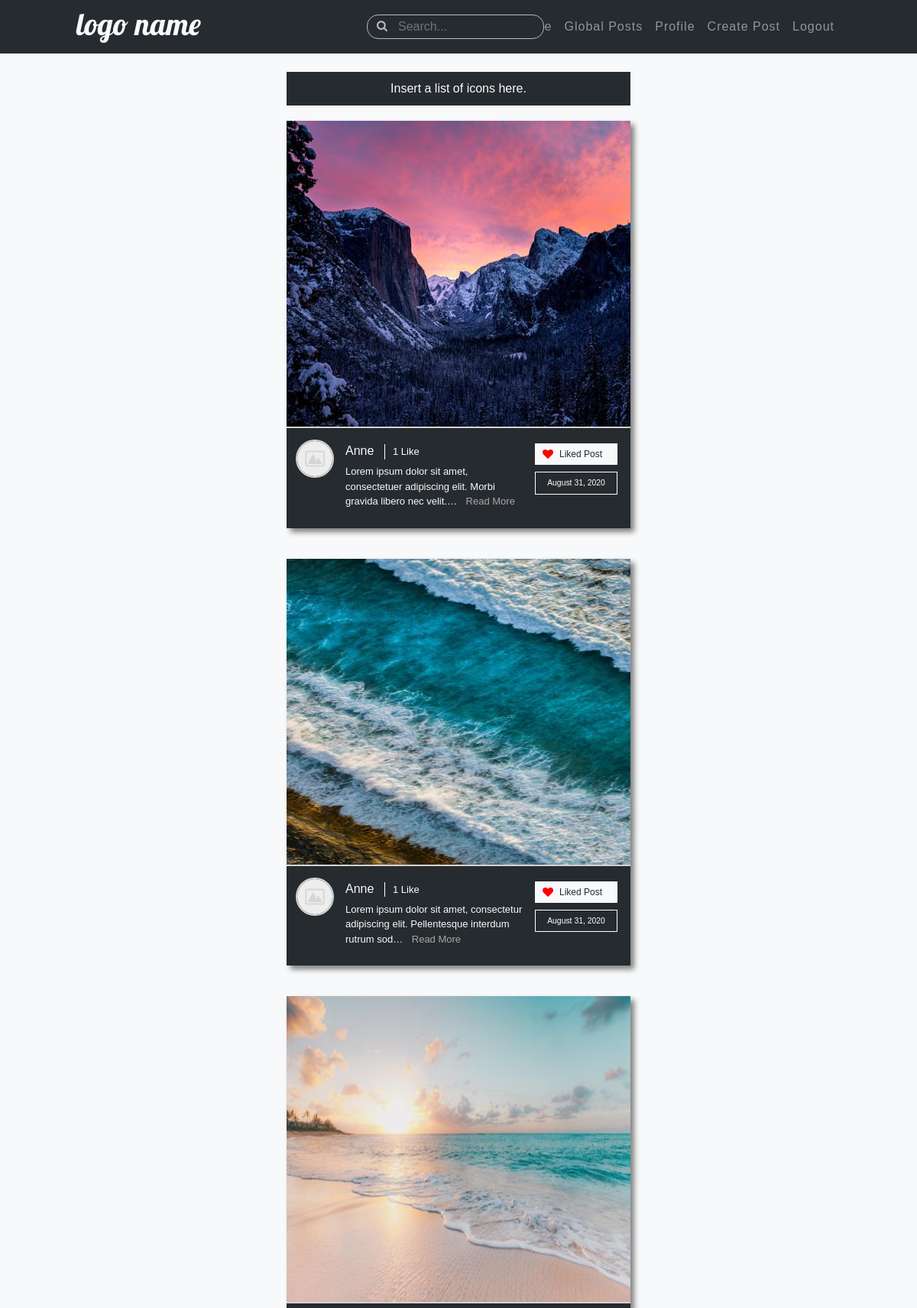
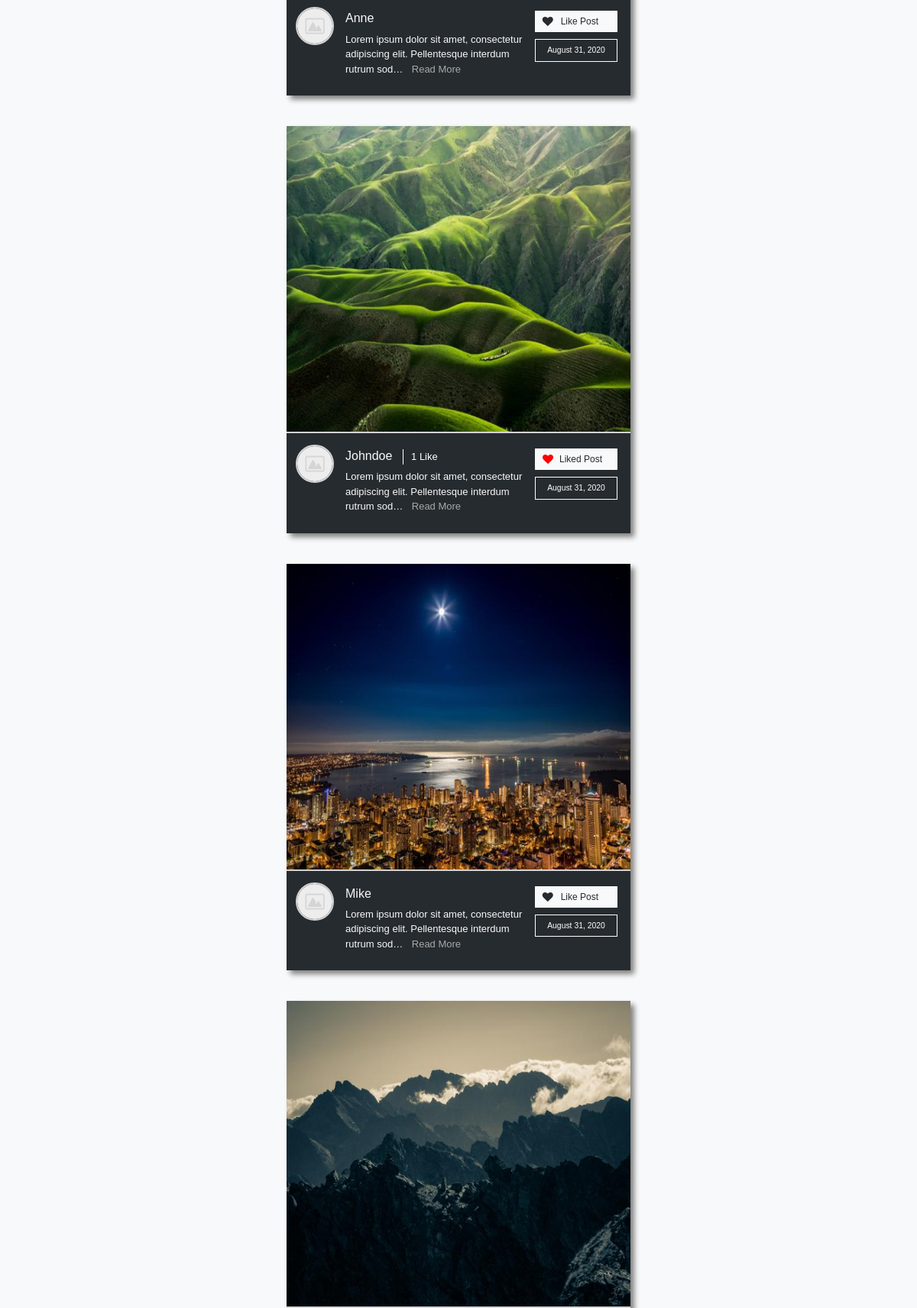
The app's page / (signed in, upper part) with its own data (2 pictures, top to bottom).
### photo_sharing/models.py (models this page shows, shortened)
class Post(models.Model):
    user = models.ForeignKey(User, on_delete=models.CASCADE)
    image = models.ImageField(upload_to='post-images')
    description = models.TextField()
    date_created = models.DateTimeField(auto_now_add=True)

### users/models.py (models this page shows, shortened)
class Profile(models.Model):
    user = models.OneToOneField(User, on_delete=models.CASCADE)
    image = models.ImageField(default='default.jpg', upload_to='profile-image')
    bio = models.CharField(max_length=150)
    following = models.ManyToManyField(User, related_name='followers')

### photo_sharing/views.py (the view)
# urls.py: path('', views.home_feed, name='home'),
@login_required
def home_feed(request):
    following_list = list(Profile.objects.filter(user=request.user).values("following").all())
    following_list = list(map(lambda item: item["following"], following_list))
    following_list.append(request.user.id)
    newest_posts = Post.objects.filter(user_id__in=following_list).all().order_by('-date_created')[:10]
    return render(request, 'photo_sharing/post_list.html', {
        "post_likes": list(PostLike.objects.filter(user=request.user).values_list('post_id', flat=True).all()),
        "newest_posts": newest_posts
    })

### photo_sharing/templates/photo_sharing/post_list.html (shortened to what this page needs)
{% extends 'photo_sharing/layout.html' %}
{% block content %}
{% load static %}
<div class='row justify-content-around no-gutters'>
    <div class='col-3'>
    </div>
    <div id='global-posts' class='col-6'>
        <br>
        <div class='home-icons'>
            <p>Insert a list of icons here.</p>
        </div>
        {% for post in newest_posts %}
            <div class="row no-gutters justify-content-center home">
                <div class="col-9 post-block">
                    <div class='post-image'>
                        <img src="{{ post.image.url }}" alt="Post Image">
                    </div>
                    <div class='post-description-section'>
                        <div class='post-user-image'>
                            <img src="{{ post.user.profile.image.url }}" alt="User Profile Image">
                        </div>
                        <div class='post-description'>
                            <a class='username-link' href="{% url 'profile' post.user.username %}"><h6>{{ post.user.username|title }}</h6></a>
                                <div class='likes'><a href="{% url 'likes-list' post.id %}"><p>
                                    {% if post.postlike_set.all.count > 0 %}
                                    <span class="likes-count">{{ post.postlike_set.all.count }}</span>
                                    {% else %}
                                    <span class="likes-count likes-hidden">0</span>
                                    {% endif %}
                                    {% if post.postlike_set.all.count == 1 %}
                                    <span id="like-title"> Like</span>
                                    {% elif post.postlike_set.all.count > 1 %}
                                    <span id="like-title"> Likes</span>
                                    {% else %}
                                    <span class='likes-hidden' id="like-title"> Like</span>
                                    {% endif %}
                                    </p></a></div>
                            <p class='post-p'><span class='post-text' data-description='{{ post.description|capfirst }}'>{{ post.description|capfirst|truncatechars:90 }}</span> {% if post.description|length > 90 %} <button class='post-read-more-btn'>Read More</button> {% endif %} </p>
                            {% if post.id not in post_likes %}
                            <a href="{% url 'post-like' post.id %}" data-id="{{post.id}}" class='like-btn'><p><i class="fa fa-heart" aria-hidden="true"></i>Like Post</p></a>
                            {% else %}
                            <a href="{% url 'post-like' post.id %}" data-id="{{post.id}}" class='like-btn liked'><p><i class="fa fa-heart" aria-hidden="true"></i>Liked Post</p></a>
                            {% endif %}
                            <p class='post-date'>{{ post.date_created|date:'F d, Y' }}</p>
                        </div>
                    </div>
                </div>
            </div>
        {% empty %}
        <div class='bg-dark text-white py-3 px-4 mt-4'>Your feed is empty. Begin following people to see their posts here.</div>
        {% endfor %}
    </div>
    <div class='col-3'>
    </div>
</div>
{% endblock %}

### photo_sharing/static/photo_sharing/main.css (style rules this page uses)
body { background: #f8f9fa; font-family: Helvetica, sans-serif; color: #f8f9fa; }
.home-icons { background: #262B2F; padding: 10px 20px; width: 75%; margin: auto; }
.home-icons p { text-align: center; margin: 0; }
.home .post-image { width: 100%; height: 400px; }
.home .post-image img { height: 400px; width: 100%; }
.home .post-description { font-size: 13px; margin: 5px 5px 5px 15px; position: relative; padding-right: 120px; padding-bottom: 5px; width: 100%; min-height: 68px; display: inline-block; max-height: 150px; overflow-y: scroll; }
.post-text { margin-right: 8px; }
.post-read-more-btn, .view-post-btn { display: inline; padding: 0; background: none; outline: none; border: none; color: darkgrey; }
.home .post-date { top: 37px; right: 0; padding: 6px 0; font-size: 0.65rem; background: #262B2F; text-align: center; border: 1px solid white; color: white; box-sizing: border-box; width: 108px; }
.like-btn { position: absolute; top: 0; right: 0; background: #f8f9fa; color: #262B2F; padding: 4px 24px 4px 9px; font-size: 12px; border: 1px solid white; cursor: pointer; }
.fa-heart { margin-right: 10px; font-size: 14px; position: relative; top: 1px; }
.liked { padding: 4px 19px 4px 9px; }
.liked .fa-heart { color: red; margin-right: 8px; }
.likes { display: inline-block; margin-left: 10px; border-left: 1px solid white; padding-left: 10px; }
.likes a { color: white; }
.post-block { background: #262B2F; display: flex; flex-direction: column; box-sizing: border-box; margin: 20px; box-shadow: 5px 5px 7px grey; }
.post-image { width: 100%; height: 300px; }
.post-image img { height: 300px; width: 100%; }
.post-description-section { display: flex; padding: 15px 12px; border-top: 2px solid lightgrey; }
.post-user-image img { width: 50px; height: 50px; border-radius: 50%; border: 2px solid lightgrey; }
.post-description { font-size: 12px; margin: auto; margin-left: 15px; }
.post-description p { margin-bottom: 0; }
.post-date { display: inline-block; position: absolute; top: 10px; right: 0px; background: #f8f9fa; color: #262B2F; padding: 4px 10px; font-size: 12px; }
.username-link { display: inline-block; color: #f8f9fa; }

### records on screen
Post: image (picture), user.profile.image (placeholder picture), user.username "Anne", postlike_set.all.count "1", shows "Like", description "Lorem ipsum dolor sit amet, consectetuer adipiscing elit. Morbi gravida libero nec velit.…", shows "Read More", date_created "August 31, 2020"
Post: image (picture), user.profile.image (placeholder picture), user.username "Anne", postlike_set.all.count "1", shows "Like", description "Lorem ipsum dolor sit amet, consectetur adipiscing elit. Pellentesque interdum rutrum sod…", shows "Read More", date_created "August 31, 2020"
Post: image (picture), user.profile.image (placeholder picture), user.username "Anne", description "Lorem ipsum dolor sit amet, consectetur adipiscing elit. Pellentesque interdum rutrum sod…", shows "Read More", date_created "August 31, 2020"
Post: image (picture), user.profile.image (placeholder picture), user.username "Johndoe", postlike_set.all.count "1", shows "Like", description "Lorem ipsum dolor sit amet, consectetur adipiscing elit. Pellentesque interdum rutrum sod…", shows "Read More", date_created "August 31, 2020"
Post: image (picture), user.profile.image (placeholder picture), user.username "Mike", description "Lorem ipsum dolor sit amet, consectetur adipiscing elit. Pellentesque interdum rutrum sod…", shows "Read More", date_created "August 31, 2020"
Post: image (picture)
